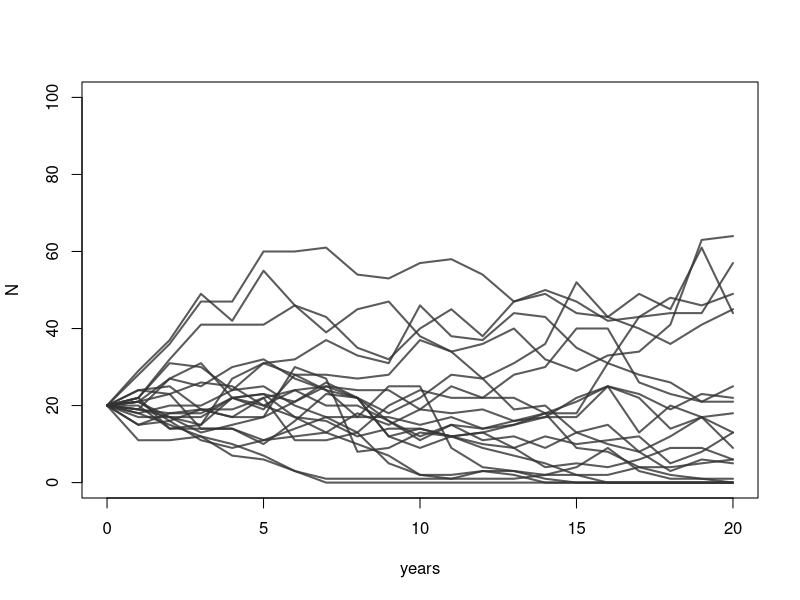

Recreate this plot in R.



lam = 1
sd = 0.04
N0 = 20


png("pvaplot1.png",5,4,res = 400,units = "in")

{
N <- numeric(21)
N[1] <- N0
i=2
for(i in 2:21){
  thislam <- rnorm(1,lam,sd)
  N[i] <- rpois(1,lambda=N[i-1]*thislam) 
}
N
years <- 0:20

plot(years,N,type="l",col=rgb(0.2,0.2,0.2,0.8),lwd=2,ylim=c(0,100))


for(r in 1:20){
  N <- numeric(21)
  N[1] <- N0
  for(i in 2:21){
    thislam <- rnorm(1,lam,sd)
    N[i] <- rpois(1,lambda=N[i-1]*thislam) 
  }
 lines(years,N,type="l",col=rgb(0.2,0.2,0.2,0.8),lwd=2)
}

}

dev.off()



